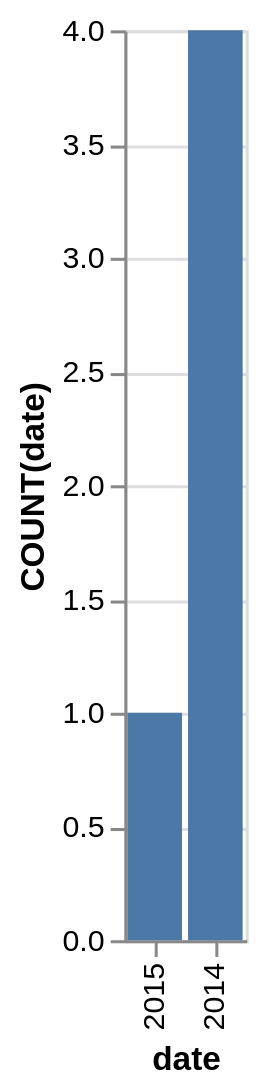

This figure's Vega-Lite source:
### Vega-Lite specification from a JSON file in a GitHub repository (floating-point values rounded to 4 significant figures)
{"data": {"values": [{"x_data": "2014", "y_data": 4}, {"x_data": "2015", "y_data": 1}]}, "mark": "bar", "encoding": {"x": {"field": "x_data", "type": "nominal", "title": "date", "sort": "descending"}, "y": {"field": "y_data", "type": "quantitative", "title": "COUNT(date)"}}}
